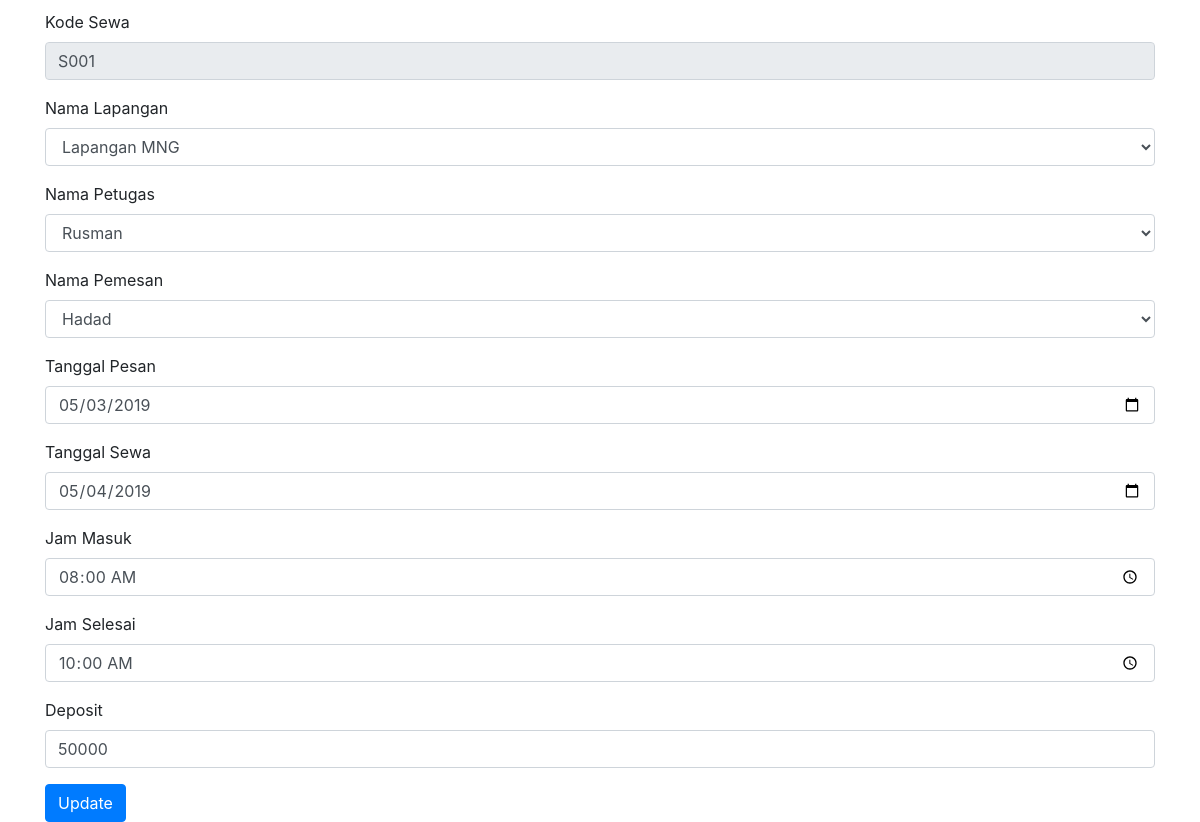
The page /penyewaan/edit.php?kode_sewa=S001 on the database its author committed.
### tables this page shows
CREATE TABLE `penyewaan` (
  `kode_sewa` varchar(10) NOT NULL,
  `kode_lapangan` varchar(10) NOT NULL,
  `kode_petugas` varchar(10) NOT NULL,
  `kode_pemesan` varchar(10) NOT NULL,
  `tgl_pesan` date NOT NULL,
  `tgl_sewa` date NOT NULL,
  `jam_masuk` time NOT NULL,
  `jam_selesai` time NOT NULL,
  `deposit` int(11) NOT NULL
);

CREATE TABLE `lapangan` (
  `kode_lapangan` varchar(10) NOT NULL,
  `nama_lapangan` varchar(25) NOT NULL
);

CREATE TABLE `petugas` (
  `kode_petugas` varchar(10) NOT NULL,
  `nama_petugas` varchar(25) NOT NULL,
  `no_hp_petugas` varchar(50) NOT NULL,
  `alamat_petugas` varchar(50) NOT NULL
);

CREATE TABLE `pemesan` (
  `kode_pemesan` varchar(10) NOT NULL,
  `nama_pemesan` varchar(25) NOT NULL,
  `no_hp_pemesan` varchar(50) NOT NULL,
  `alamat_pemesan` varchar(50) NOT NULL
);

### penyewaan/edit.php (the view, shortened to what this page needs)
<?php
include_once("../connect.php");
$kode_sewa = $_GET['kode_sewa'];
$result = mysqli_query($mysqli, "select * from penyewaan inner join lapangan on penyewaan.kode_lapangan = lapangan.kode_lapangan
                                                         inner join petugas on penyewaan.kode_petugas = petugas.kode_petugas
                                                         inner join pemesan on penyewaan.kode_pemesan = pemesan.kode_pemesan
                                                         where kode_sewa='$kode_sewa'") or die("Querry error : " . mysqli_error($mysqli));
while ($data = mysqli_fetch_array($result)) {
    $kode_lapangan = $data['kode_lapangan'];
    $nama_lapangan = $data['nama_lapangan'];
    $kode_petugas = $data['kode_petugas'];
    $nama_petugas = $data['nama_petugas'];
    $kode_pemesan = $data['kode_pemesan'];
    $nama_pemesan = $data['nama_pemesan'];
    $tglPesan = $data['tgl_pesan'];
    $tglSewa = $data['tgl_sewa'];
    $jamMasuk = $data['jam_masuk'];
    $jamSelesai = $data['jam_selesai'];
    $deposit = $data['deposit'];
}
?>
<!DOCTYPE html>
<html lang="en">
<head>
    <link rel="stylesheet" href="https://cdn.jsdelivr.net/npm/bootstrap@4.6.1/dist/css/bootstrap.min.css">
</head>
<body>
    <div class="container">
        <form action="edit.php" method="post" style="margin-top: 10px;">
            <div class="form-group">
                <label for="">Kode Sewa</label>
                <input type="text" class="form-control" name="kode_sewa" required="true" value="<?php echo $kode_sewa ?>" readonly>
            </div>
            <div class="form-group">
                <label for="">Nama Lapangan</label>
                <select name="kode_lapangan" class="form-control" required="true">
                    <option value="<?php echo $kode_lapangan?>"><?php echo $nama_lapangan?></option>
                </select>
            </div>
            <div class="form-group">
                <label for="">Nama Petugas</label>
                <select name="kode_petugas" class="form-control" required="true">
                    <option value="<?php echo $kode_petugas?>"><?php echo $nama_petugas ?></option>
                </select>
            </div>
            <div class="form-group">
                <label for="">Nama Pemesan</label>
                <select name="kode_pemesan" class="form-control" required="true">
                    <option value="<?php echo $kode_pemesan ?>"><?php echo $nama_pemesan ?></option>
                </select>
            </div>
            <div class="form-group">
                <label for="">Tanggal Pesan</label>
                <input type="date" class="form-control" name="tgl_pesan" required="true" value="<?php echo $tglPesan ?>">
            </div>
            <div class="form-group">
                <label for="">Tanggal Sewa</label>
                <input type="date" class="form-control" name="tgl_sewa" required="true" value="<?php echo $tglSewa ?>">
            </div>
            <div class="form-group">
                <label for="">Jam Masuk</label>
                <input type="time" class="form-control" name="jam_masuk" required="true" value="<?php echo $jamMasuk ?>">
            </div>
            <div class="form-group">
                <label for="">Jam Selesai</label>
                <input type="time" class="form-control" name="jam_selesai" required="true" value="<?php echo $jamSelesai ?>">
            </div>
            <div class="form-group">
                <label for="">Deposit</label>
                <input type="text" class="form-control" name="deposit" required="true" value="<?php echo $deposit ?>">
            </div>
            <input type="submit" name="update" value="Update" class="btn btn-primary">
        </form>
    </div>
</body>
</html>

### rows shown on the page
penyewaan: kode_lapangan "Lapangan MNG", kode_petugas "Rusman", kode_pemesan "Hadad", tgl_pesan "05/03/2019", tgl_sewa "05/04/2019", jam_masuk "08:00:00", jam_selesai "10:00:00", deposit "50000"
